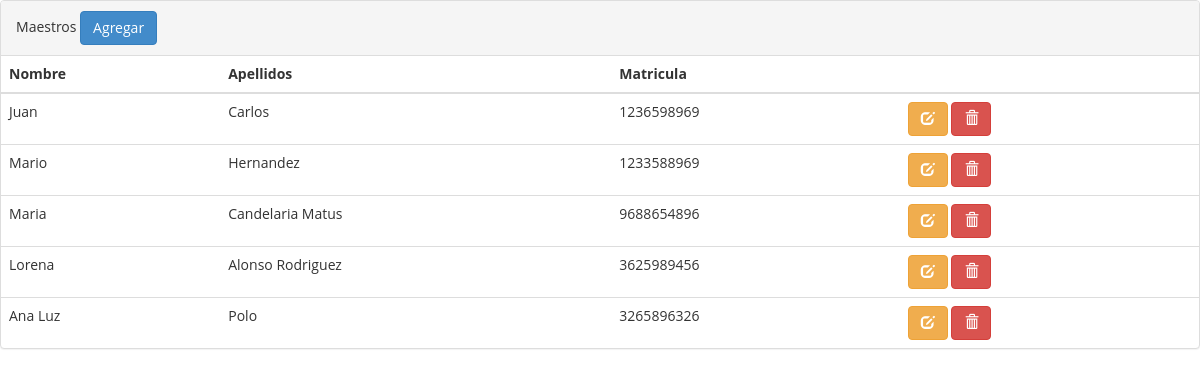
/index.php/main, run on the app's committed database.
### tables this page shows
CREATE TABLE "maestro" (
    "id" INTEGER PRIMARY KEY AUTOINCREMENT NOT NULL,
    "nombre" TEXT,
    "apellidos" TEXT,
    "matricula" TEXT
);

### application/controllers/main.php (called while the page is built, shortened)
<?php if ( ! defined('BASEPATH')) exit('No direct script access allowed');
class Main extends CI_Controller {
	function __construct() {
		$this->load->model('Maestros');
	}
	public function index()
	{
		$datos=array( 'consulta' => $this->Maestros->getAll() );
		$this->load->view('verMaestros',$datos);
	}
}

### index.php (called while the page is built, shortened)
<?php
require_once BASEPATH.'core/CodeIgniter.php';

### application/models/maestros.php (called while the page is built, shortened)
<?php if ( ! defined('BASEPATH')) exit('No direct script access allowed');
class Maestros extends CI_Model {
	function getAll(){
		$connStr = 'sqlite:db/horarios.db';
		try {
			$conn = new PDO($connStr);
			$conn->setAttribute(PDO::ATTR_ERRMODE, PDO::ERRMODE_EXCEPTION);
			$query = $conn->query("SELECT * FROM maestro");
			if ($query != false)
				return $query;
			else
				return false;
		} catch( PDOException $Exception ) {
			return false; }
	}
}

### application/views/verMaestros.php (the view, shortened to what this page needs)
<!DOCTYPE html>
<html lang="es-mx">
<head>
    <link href="<?=base_url()?>assets/css/bootstrap.css" rel="stylesheet" />
    <link href="<?=base_url()?>assets/css/font-awesome.min.css" rel="stylesheet" />
    <link href="<?=base_url()?>assets/css/style.css" rel="stylesheet" />
	</head>
<body>
	<div class="panel panel-default">
	  <div class="panel-heading">
	  Maestros <a href='<?=base_url()?>index.php/main/verMaestro' class='btn btn-primary'>Agregar</a>
	  </div>
	<table class='table'>
		<thead>
			<th>Nombre</th>
			<th>Apellidos</th>
			<th>Matricula</th>
			<th></th>
			</thead>
	<?php
	if ($consulta!=false){
	foreach($consulta as $maestro){
	?>
		<tr>
		<td><?=$maestro['nombre']?></td>
		<td><?=$maestro['apellidos']?></td>
		<td><?=$maestro['matricula']?></td>
		<td><a href='<?=base_url()?>index.php/main/verMaestro/<?=$maestro['id']?>' class='btn btn-warning'><i class='glyphicon glyphicon-edit'></i></a>
		<a href='<?=base_url()?>index.php/main/eliminarMaestro/<?=$maestro['id']?>' class='btn btn-danger'><i class='glyphicon glyphicon-trash'></i></a></td>
		</tr>
	<?php
	}
	}else{
			echo 'Sin datos';
		}
	?>
	</table>
	</div>
</body>

### data on the page
maestro: nombre "Juan", apellidos "Carlos", matricula "1236598969"
maestro: nombre "Mario", apellidos "Hernandez", matricula "1233588969"
maestro: nombre "Maria", apellidos "Candelaria Matus", matricula "9688654896"
maestro: nombre "Lorena", apellidos "Alonso Rodriguez", matricula "3625989456"
maestro: nombre "Ana Luz", apellidos "Polo", matricula "3265896326"
